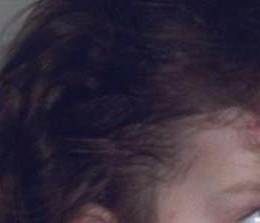
#> input picture SVM_face_rec/train_data/test/n/ii_imgaug_246.jpg, 260 x 223 px; its folder holds only this picture in this run
$ python test.py   (older library calls are emulated)
#> lines starting #> are read from the running program, lines starting #| are printed output that depends on the picture
### SVM_face_rec/tools.py
import cv2
import numpy as np
import os
from hoggy import HoG

# [8 lines left out: function load_img, not called in this run]

def get_HoG(img_list,HoG_list):#这里直接将图像尺寸转换成64*128，或许可以参考网上从原图截取一个64*128的rect
    stan_shape=(64,128,3)
    for i in range(len(img_list)):
        if(img_list[i].shape != stan_shape):
            img_list[i]=cv2.resize(img_list[i],stan_shape[:2],interpolation=cv2.INTER_AREA)
            gray=cv2.cvtColor(img_list[i],cv2.COLOR_BGR2GRAY)
        HoG_list.append(HoG(gray))
    return


### SVM_face_rec/hoggy.py
# -*- coding: utf-8 -*-
"""
Created on Thu Jul 18 08:34:24 2019

@author: aiss

extract HoG features
"""

import cv2
import numpy as np
import math
#import matplotlib.pyplot as plt


class Hog_descriptor():
    def __init__(self, img, cell_size=8, bin_size=8):# cell_size=8, bin_size=8
        self.img = img
        self.img = np.sqrt(img / np.max(img))
        self.img = img * 255
        self.cell_size = cell_size
        self.bin_size = bin_size
        self.angle_unit = 360 // self.bin_size
        if type(self.bin_size)!=int:
            raise AssertionError("bin_size should be integer,")
        if type(self.cell_size)!=int:
            raise AssertionError("bin_size should be integer,")
        if type(self.angle_unit)!=int:
            raise AssertionError("bin_size should be integer,")

    def extract(self):
        height, width = self.img.shape
        gra_magnitude, gra_angle = self.global_gradient()
        gra_magnitude = abs(gra_magnitude)
        cell_gra_vector1 = [[[0 for i in range(self.bin_size)] for i in range(width // self.cell_size) ] for i in range(height // self.cell_size)]
        cell_gra_vector = np.array(cell_gra_vector1, dtype=np.float64)
        for i in range(int(height / self.cell_size)):
            for j in range(int( width / self.cell_size)):
                cell_magnitude = gra_magnitude[i * self.cell_size:(i + 1) * self.cell_size,
                                 j * self.cell_size:(j + 1) * self.cell_size]
                cell_angle = gra_angle[i * self.cell_size:(i + 1) * self.cell_size,
                             j * self.cell_size:(j + 1) * self.cell_size]
                cell_gra_vector[i][j] = self.cell_gra(cell_magnitude, cell_angle)

        #hog_image = self.render_gradient(np.zeros([height, width]), cell_gra_vector)
        hog_vector = []
        for i in range(cell_gra_vector.shape[0] - 1):
            for j in range(cell_gra_vector.shape[1] - 1):
                block_vector = []
                block_vector.extend(cell_gra_vector[i][j])
                block_vector.extend(cell_gra_vector[i][j + 1])
                block_vector.extend(cell_gra_vector[i + 1][j])
                block_vector.extend(cell_gra_vector[i + 1][j + 1])
                magnitude = math.sqrt(sum(i ** 2 for i in block_vector))
                if magnitude != 0:
                    block_vector = [element / magnitude for element in block_vector]
                hog_vector.append(block_vector)
        return np.array(hog_vector).flatten()

    def global_gradient(self):
        SCALE=1
        DELTA=0
        Sobelx = cv2.Sobel(self.img, cv2.CV_64F, 1, 0, ksize=5, scale=SCALE,delta=DELTA)#ksize=5
        Sobely = cv2.Sobel(self.img, cv2.CV_64F, 0, 1, ksize=5, scale=SCALE,delta=DELTA)#ksize=5
        Sobelx=cv2.blur(Sobelx,(1,1))
        Sobely=cv2.blur(Sobely,(1,1))
        gra_magnitude = cv2.addWeighted(Sobelx, 0.5, Sobely, 0.5, 0)
        gra_angle = cv2.phase(Sobelx, Sobely, angleInDegrees=True)
        return gra_magnitude, gra_angle

    def cell_gra(self, cell_magnitude, cell_angle):
        orientation_centers = [0] * self.bin_size
        for i in range(0,self.cell_size):
            for j in range(0,self.cell_size):
                gra_strength = cell_magnitude[i][j]
                gra_angle = cell_angle[i][j]
                min_angle = int(gra_angle / self.angle_unit)
                max_angle = (min_angle + 1) % self.bin_size
                mod = gra_angle % self.angle_unit
                orientation_centers[min_angle] += (gra_strength * (1 - (mod / self.angle_unit)))
                orientation_centers[max_angle] += (gra_strength * (mod / self.angle_unit))
        return orientation_centers

'''
    def render_gradient(self, image, cell_gra):
        cell_width = self.cell_size / 2
        max_mag = np.array(cell_gra).max()
        for x in range(cell_gra.shape[0]):
            for y in range(cell_gra.shape[1]):
                cell_grad = cell_gra[x][y]
                cell_grad /= max_mag
                angle = 0
                for magnitude in cell_grad:
                    angle_radian = math.radians(angle)
                    x1 = int(x * self.cell_size + magnitude * cell_width * math.cos(angle_radian))
                    y1 = int(y * self.cell_size + magnitude * cell_width * math.sin(angle_radian))
                    x2 = int(x * self.cell_size - magnitude * cell_width * math.cos(angle_radian))
                    y2 = int(y * self.cell_size - magnitude * cell_width * math.sin(angle_radian))
                    cv2.line(image, (y1, x1), (y2, x2), int(255 * math.sqrt(magnitude)))
                    angle += self.angle_unit
        return image
'''
def HoG(img):
    hog = Hog_descriptor(img)
    vec = hog.extract()
    vector=[]
    for i in range(len(vec)):
        tmp=float(vec[i])
        tmp=np.array([tmp])
        vector.append(tmp)
    vector=np.array(vector,dtype='float32')
    return vector
#plt.imshow(image, cmap=plt.cm.gray)
#plt.show()

### SVM_face_rec/test.py
import cv2
import numpy as np
from tools import load_img,get_HoG
from sklearn import metrics
import glob

#test function can only test one image at a time
def validate(dir_name,if_blur=False):
    img_list=[]
    HoG_list=[]
    labels=[]
    #load positive validation samples
    load_img(dir_name+'/p',img_list,if_blur)
    for i in range(len(img_list)):
        labels.append(1)
    #load negtive validation samples
    tmp=len(img_list)
    load_img(dir_name+'/n',img_list,if_blur)
    for i in range(len(img_list)-tmp):
        labels.append(-1)
    #get HoG features
    HoG_list=[]
    get_HoG(img_list, HoG_list)
    #SVM
    svm=cv2.ml.SVM_load('first_train.xml')
    _,pred=svm.predict(np.array(HoG_list))
    pred=[int(i) for i in pred]
    print("on validation set,the accuracy is ",metrics.accuracy_score(labels,pred))

#output a list that contains the predict result of the input image
def test(img_dir):
    img_list=[]
    for i in img_dir:
        img_list.append(cv2.imread(i))
    HoG_list=[]
    get_HoG(img_list,HoG_list)
#> the loop in get_HoG, `for i in range(len(img_list)):` made 1 pass
#> pass 1, in get_HoG, `gray=cv2.cvtColor(img_list[i],cv2.COLOR_BGR2GRAY)`:
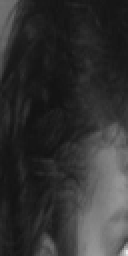
#> gray: shape (128, 64) (shown 2 times larger); min 17, max 238, mean 50
#> pass 1, in __init__, `self.img = np.sqrt(img / np.max(img))`:
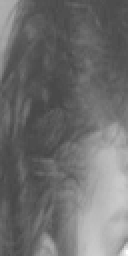
#> self.img: shape (128, 64) float64 (shown 2 times larger); min 0.267, max 1, mean 0.436
#> pass 1, in __init__, `self.img = img * 255`:
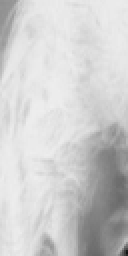
#> self.img: shape (128, 64) (shown 2 times larger); min 18, max 239, mean 206
#> pass 1, in global_gradient, `Sobelx = cv2.Sobel(self.img, cv2.CV_64F, 1, 0, ksize=5, scale=SCALE,de..`:
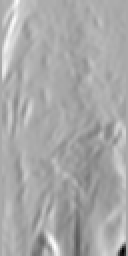
#> Sobelx: shape (128, 64) float64 (shown 2 times larger); min -4388, max 2158, mean -52.2; drawn with min black and max white
#> after the loop in get_HoG, `for i in range(len(img_list)):`: HoG_list = 1 item
#> (the run stopped early here; a loop or call above may not have finished)

$ run again, on SVM_face_rec/train_data/test/n/ii_imgaug_259.jpg
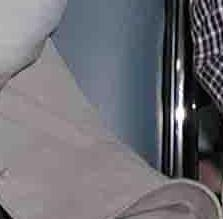
#> input picture SVM_face_rec/train_data/test/n/ii_imgaug_259.jpg, 223 x 219 px
#> the loop in get_HoG, `for i in range(len(img_list)):` made 1 pass
#> pass 1, in __init__, `self.img = img * 255`:
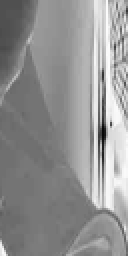
#> self.img: shape (128, 64) (shown 2 times larger); min 6, max 253, mean 146.4
#> pass 1, in global_gradient, `Sobelx = cv2.Sobel(self.img, cv2.CV_64F, 1, 0, ksize=5, scale=SCALE,de..`:
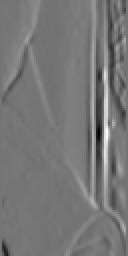
#> Sobelx: shape (128, 64) float64 (shown 2 times larger); min -8106, max 9564, mean 158.7; drawn with min black and max white
#> after the loop in get_HoG, `for i in range(len(img_list)):`: HoG_list = 1 item

$ run again, on SVM_face_rec/train_data/test/n/ii_imgaug_274.jpg
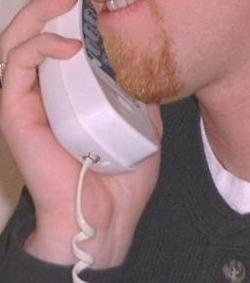
#> input picture SVM_face_rec/train_data/test/n/ii_imgaug_274.jpg, 250 x 283 px
#> the loop in get_HoG, `for i in range(len(img_list)):` made 1 pass
#> pass 1, in __init__, `self.img = img * 255`:
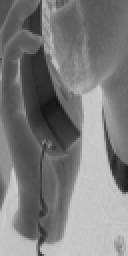
#> self.img: shape (128, 64) (shown 2 times larger); min 16, max 211, mean 124.2
#> pass 1, in global_gradient, `Sobelx = cv2.Sobel(self.img, cv2.CV_64F, 1, 0, ksize=5, scale=SCALE,de..`:
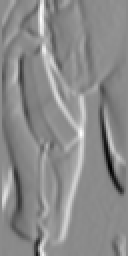
#> Sobelx: shape (128, 64) float64 (shown 2 times larger); min -6935, max 5759, mean -17; drawn with min black and max white
#> after the loop in get_HoG, `for i in range(len(img_list)):`: HoG_list = 1 item

$ run again, on SVM_face_rec/train_data/test/n/ii_imgaug_275.jpg
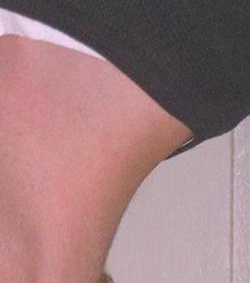
#> input picture SVM_face_rec/train_data/test/n/ii_imgaug_275.jpg, 250 x 283 px
#> the loop in get_HoG, `for i in range(len(img_list)):` made 1 pass
#> pass 1, in __init__, `self.img = img * 255`:
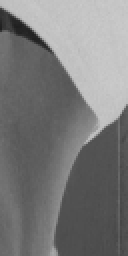
#> self.img: shape (128, 64) (shown 2 times larger); min 31, max 203, mean 122.4
#> pass 1, in global_gradient, `Sobelx = cv2.Sobel(self.img, cv2.CV_64F, 1, 0, ksize=5, scale=SCALE,de..`:
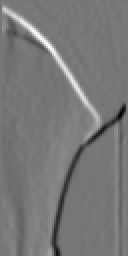
#> Sobelx: shape (128, 64) float64 (shown 2 times larger); min -4397, max 5019, mean 52.3; drawn with min black and max white
#> after the loop in get_HoG, `for i in range(len(img_list)):`: HoG_list = 1 item

$ run again, on SVM_face_rec/train_data/test/n/ii_imgaug_248.jpg
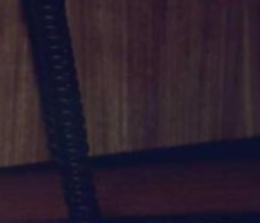
#> input picture SVM_face_rec/train_data/test/n/ii_imgaug_248.jpg, 260 x 223 px
#> the loop in get_HoG, `for i in range(len(img_list)):` made 1 pass
#> pass 1, in global_gradient, `Sobelx = cv2.Sobel(self.img, cv2.CV_64F, 1, 0, ksize=5, scale=SCALE,de..`:
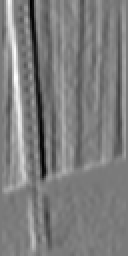
#> Sobelx: shape (128, 64) float64 (shown 2 times larger); min -1544, max 1668, mean 38.8; drawn with min black and max white
#> after the loop in get_HoG, `for i in range(len(img_list)):`: HoG_list = 1 item
